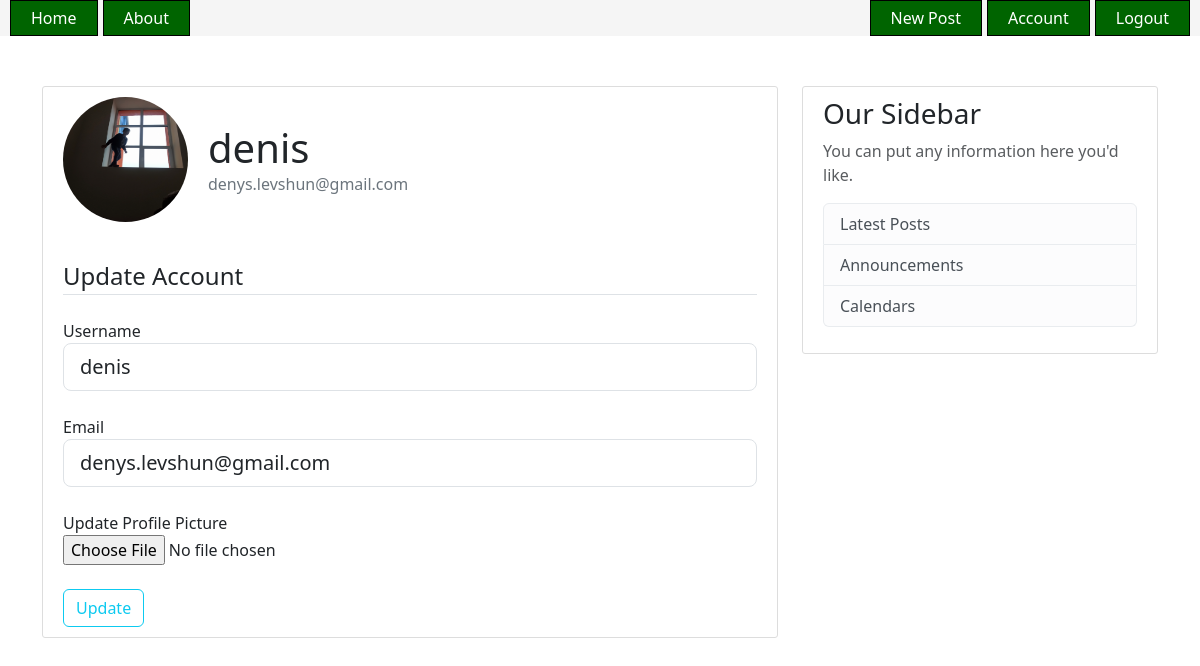
Page /account (signed in) on the earlier database version.
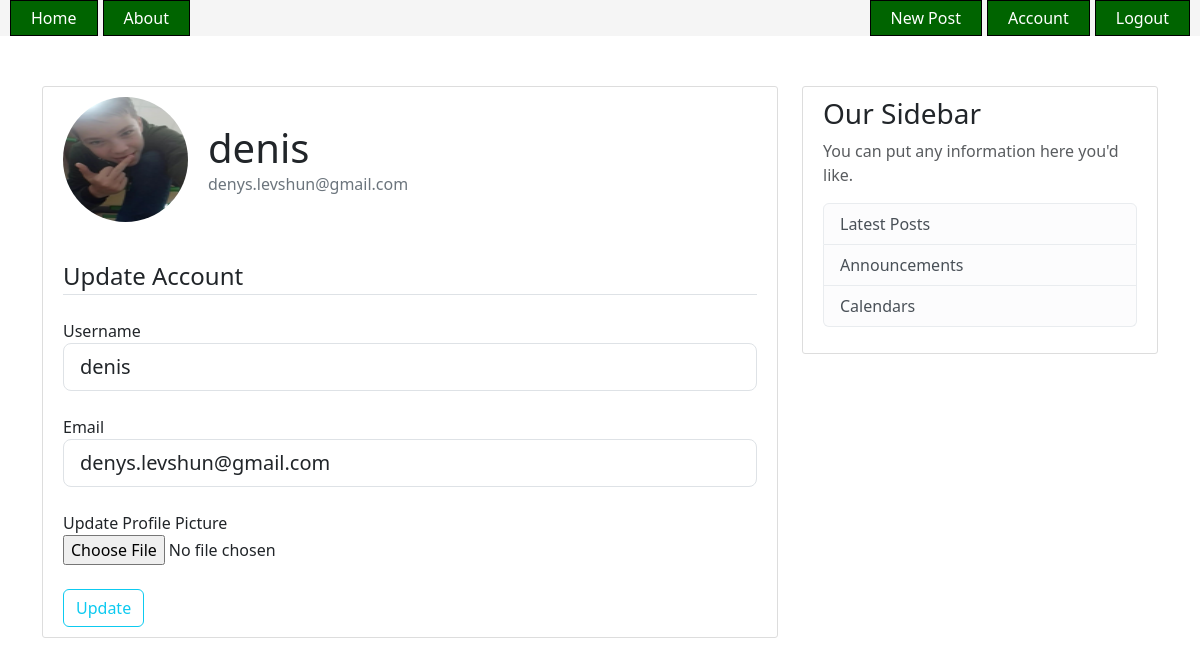
Same page on the later database version.
### flaskblog/models.py (models this page shows, shortened)
class User(db.Model, UserMixin):
    id = db.Column(db.Integer, primary_key=True)
    username = db.Column(db.String(20), unique=True, nullable=False)
    email = db.Column(db.String(120), unique=True, nullable=False)
    image_file = db.Column(db.String(20), nullable=False, default='default.jpg')
    password = db.Column(db.String(60), nullable=False)
    posts = db.relationship('Post', backref='author', lazy=True)

### flaskblog/routes.py (the view)
@app.route('/account', methods=['GET', 'POST'])
@login_required
def account():
    form = UpdateAccountForm()
    if form.validate_on_submit():
        if form.picture.data:
            picture_file = save_picture(form.picture.data)
            current_user.image_file = picture_file
    if form.validate_on_submit():
        current_user.username = form.username.data
        current_user.email = form.email.data
        db.session.commit()
        flash('Your account has been updated!', 'success')
        return redirect(url_for('account'))
    elif request.method == 'GET':
        form.username.data = current_user.username
        form.email.data = current_user.email
    image_file = url_for(
        'static', filename='profile_pics/' + current_user.image_file
    )
    return render_template(
        'account.html', title='Account', image_file=image_file, form=form
    )

### flaskblog/forms.py (shortened to what this page needs)
class UpdateAccountForm(FlaskForm):
    username = StringField(
        'Username', validators=[DataRequired(), Length(min=2, max=30)]
    )
    email = StringField(
        'Email', validators=[Email(), DataRequired(), Length(min=5, max=90)]
    )
    picture = FileField(
        'Update Profile Picture', validators=[FileAllowed(['jpg', 'png'])]
    )
    submit = SubmitField('Update')

### flaskblog/models.py (called while the page is built)
@login_manager.user_loader
def load_user(user_id):
    return User.query.get(int(user_id))

### flaskblog/templates/account.html (shortened to what this page needs)
{% extends "base.html" %} {% block content %}
<div class="content-section">
    <div class="media">
        <img
            class="rounded-circle account-img"
            src=" {{ url_for('static', filename='./profile_pics/' + current_user.image_file) }}"
        />
        <div class="media-body">
            <h2 class="account-heading">{{ current_user.username }}</h2>
            <p class="text-secondary">{{ current_user.email }}</p>
        </div>
    </div>
    <form method="POST" action="", enctype="multipart/form-data">
        <fieldset class="form-group">
            <legend class="border-bottom mb-4">Update Account</legend>
            <div class="form-group mb-4">
                {{ form.username.label(class="form-control-label") }} {% if
                form.username.errors %} {{ form.username(class="form-control
                form-control-lg is-invalid") }}
                <div class="invalid-feedback">
                    {% for error in form.username.errors %}
                    <span>{{ error }}</span>
                    {% endfor %}
                </div>
                {% else %} {{ form.username(class="form-control
                form-control-lg") }} {% endif %}
            </div>
            <div class="form-group mb-4">
                {{ form.email.label(class="form-control-label") }} {% if
                form.email.errors %} {{ form.email(class="form-control
                form-control-lg is-invalid") }}
                <div class="invalid-feedback">
                    {% for error in form.email.errors %}
                    <span>{{ error }}</span>
                    {% endfor %}
                </div>
                {% else %} {{ form.email(class="form-control form-control-lg")
                }} {% endif %}
            </div>
        </fieldset>
        <div class="form-group mb-4">
                {{ form.picture.label() }}<br>
                {{ form.picture(class="form-control-file") }}
        </div>
        <div class="form-group">
            {{ form.submit(class="btn btn-outline-info") }}
        </div>
    </form>
</div>
{% endblock %}

Differences in the rows shown:
changed User "denis": image_file: a different picture
